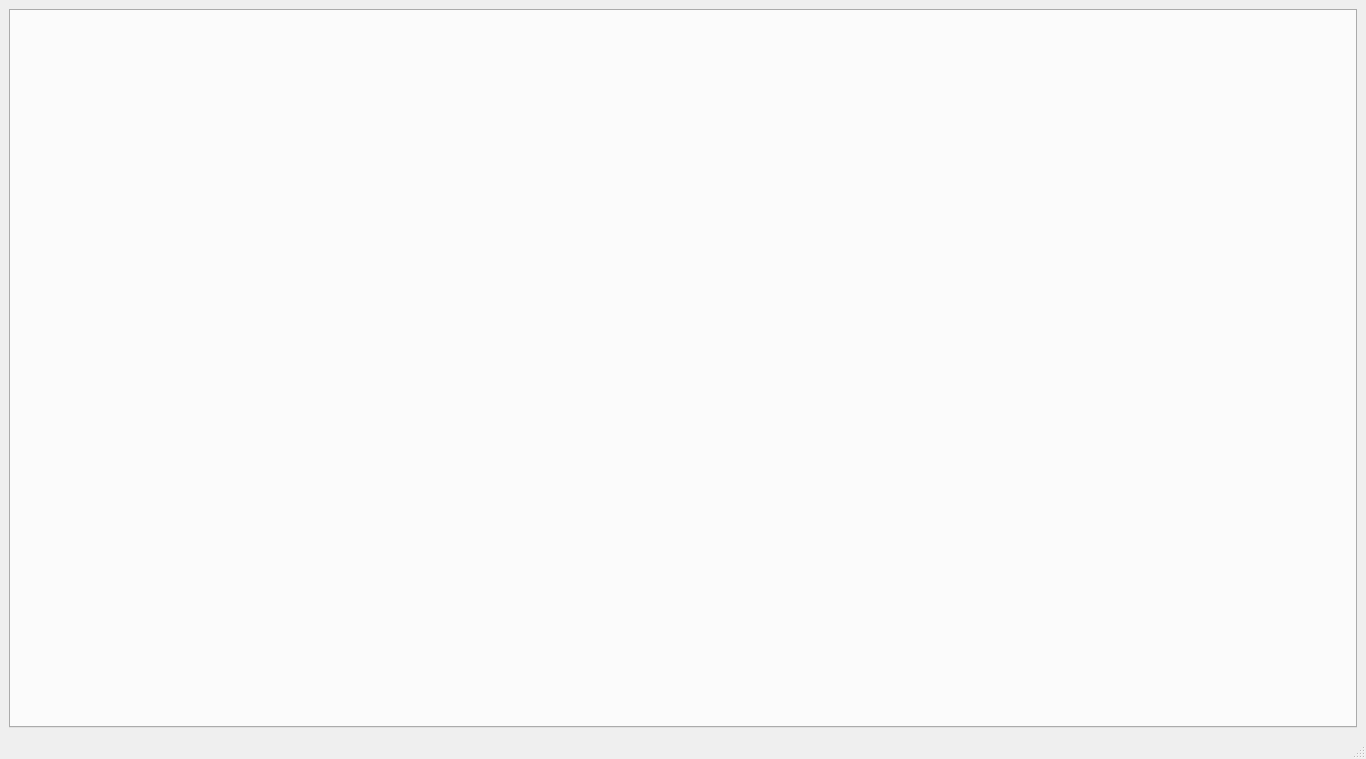
<?xml version="1.0" encoding="UTF-8"?>
<ui version="4.0">
 <class>MainWindow</class>
 <widget class="QMainWindow" name="MainWindow">
  <property name="geometry">
   <rect>
    <x>0</x>
    <y>0</y>
    <width>1366</width>
    <height>759</height>
   </rect>
  </property>
  <property name="windowTitle">
   <string>MainWindow</string>
  </property>
  <property name="styleSheet">
   <string notr="true"/>
  </property>
  <widget class="QWidget" name="centralwidget">
   <layout class="QGridLayout" name="gridLayout">
    <item row="3" column="0">
     <layout class="QVBoxLayout" name="verticalLayout_2">
      <item>
       <layout class="QHBoxLayout" name="horizontalLayout"/>
      </item>
      <item>
       <widget class="QTabWidget" name="tabWidget">
        <property name="styleSheet">
         <string notr="true"/>
        </property>
        <property name="tabPosition">
         <enum>QTabWidget::West</enum>
        </property>
        <property name="tabShape">
         <enum>QTabWidget::Rounded</enum>
        </property>
        <property name="currentIndex">
         <number>-1</number>
        </property>
        <property name="elideMode">
         <enum>Qt::ElideNone</enum>
        </property>
        <property name="documentMode">
         <bool>false</bool>
        </property>
        <property name="tabsClosable">
         <bool>false</bool>
        </property>
        <property name="movable">
         <bool>true</bool>
        </property>
        <property name="tabBarAutoHide">
         <bool>false</bool>
        </property>
       </widget>
      </item>
     </layout>
    </item>
   </layout>
  </widget>
  <widget class="QStatusBar" name="statusbar"/>
 </widget>
 <resources/>
 <connections/>
</ui>
